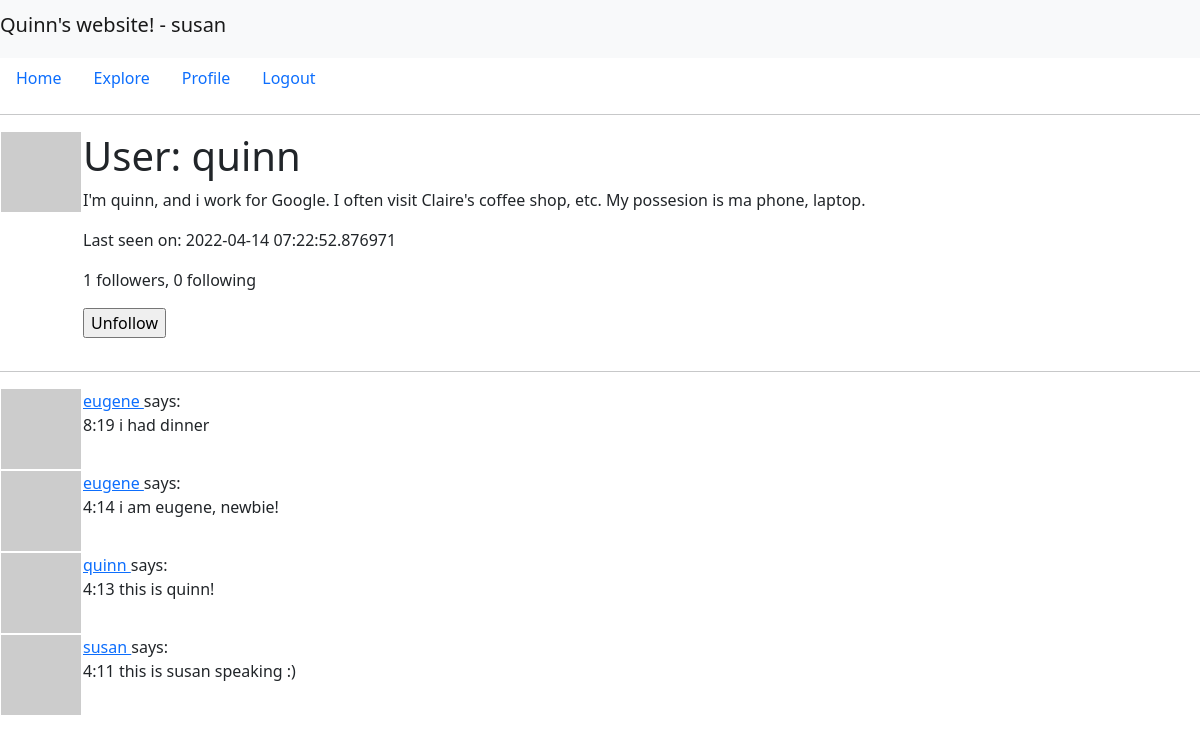
The page /user/quinn (signed in) on the database its author committed.
### app/models.py (models this page shows, shortened)
class User(UserMixin,db.Model): # tutorial 5 -usermixin
    id=db.Column(db.Integer,primary_key=True)
    username=db.Column(db.String(64),index=True,unique=True)
    email=db.Column(db.String(120),index=True,unique=True)
    password_hash=db.Column(db.String(128))
    posts=db.relationship('Post',backref='author',lazy='dynamic') # User 생성시에 posts는 입력하지 않음,걍 relationship임(line45와 비교)
    about_me=db.Column(db.String(140))
    last_seen=db.Column(db.DateTime,default=datetime.utcnow)
    followed=db.relationship(
        'User',secondary=followers,
        primaryjoin=(followers.c.follower_id==id), # 팬(follower)
        secondaryjoin=(followers.c.followed_id==id), # 연예인(followed)
        backref=db.backref('followers',lazy='dynamic'),lazy='dynamic'#
    )
    def avatar(self,size):
        digest=md5(self.email.lower().encode('utf-8')).hexdigest()
        return 'https://www.gravatar.com/avatar/{}?d=identicon&s={}'.format(digest,size)
    def is_following(self,user):
        return self.followed.filter(
            followers.c.followed_id==user.id).count()>0
    def followed_posts(self):
        followed= Post.query.join( # after join: 전체 post 테이블에 follower id가 추가됨.
            followers,(followers.c.followed_id==Post.user_id)).filter(
                followers.c.follower_id==self.id)
        own=Post.query.filter_by(user_id=self.id)
        return followed.union(own).order_by(Post.timestamp.desc()) # after filter: 이 함수를 쓸 follower user가 follow한 포스트 테이블만 추려짐

class Post(db.Model):
    id=db.Column(db.Integer,primary_key=True)
    body=db.Column(db.String(140))
    timestamp=db.Column(db.DateTime,index=True,default=datetime.utcnow)
    user_id=db.Column(db.Integer,db.ForeignKey('user.id')) # user_id는 Post를 생성할 때 필수로 입력해야 함.

### app/routes.py (the view)
@app.route('/user/<username>') # user's profile page
@login_required
def user(username):
    user=User.query.filter_by(username=username).first_or_404() # first()의 variant로, query했을 때 값이 없으면 404 error발생
    posts=current_user.followed_posts().all()
    form=EmptyForm() # 팔로우 기능만들때 추가된 코드
    return render_template('user.html',user=user,posts=posts,form=form)

### app/forms.py
class EmptyForm(FlaskForm): # follow 기능에 필요함
    submit=SubmitField('Submit')

### app/models.py (called while the page is built)
@login.user_loader # tutorial 5 - every time when logged in user navigates to new page, flask-login retrieves id of him from the session and load it into memory
def load_user(id):# bc flask-login know nothing about db, so user_loader helps the extention to load a user
    return User.query.get(int(id))

### app/routes.py (called while the page is built)
@app.before_request # this decorator is useful bc now i can insert code i want to execute before any view function
def before_request():
    if current_user.is_authenticated:
        current_user.last_seen=datetime.utcnow()
        db.session.commit()

### app/templates/user.html (shortened to what this page needs)
{% extends 'layout/base.html' %}
{% block content%}
<table>
    <tr valign="top">
        <td><img src="{{user.avatar(128)}}"></td>
        <td>
            <h1>User: {{user.username}}</h1>
            {%if user.about_me%}<p>{{user.about_me}}</p>{%endif%}
            {%if user.last_seen%}<p>Last seen on: {{user.last_seen}}</p>{%endif%}
            <p>{{user.followers.count()}} followers, {{user.followed.count()}} following</p>
            {%if user ==current_user%}
            <p><a href="{{url_for('edit_profile')}}">Wanna edit your profile?</a></p>
            {%else%}
            <p>
                <form action="{{url_for('unfollow',username=user.username)}}" method="post">
                    {{form.submit(value='Unfollow')}}
                </form>
            </p>
            {%endif%}
        </td>
    </tr>
</table>
    <hr>
    {%for post in posts%}
    {%include 'layout/_post.html'%}
    {%endfor%}
{%endblock%}

### app/templates/layout/base.html (shortened to what this page needs)
<!doctype html>
<html lang="en">
  <head>
    <link href="https://cdn.jsdelivr.net/npm/bootstrap@5.1.3/dist/css/bootstrap.min.css" rel="stylesheet">
  </head>
  <body>
    <nav class="navbar navbar-light bg-light">
      <span class="navbar-brand mb-2 h1">Quinn's website! - {{current_user.username}}</span>
    </nav>
    <ul class="nav">
      <li class="nav-item">
        <a class="nav-link" href="{{url_for('index')}}">Home</a>
      </li>
      <li class="nav-item">
        <a class="nav-link" href="{{url_for('explore')}}">Explore</a>
      </li>
      {% if current_user.is_anonymous %}
      <li class="nav-item">
        <a class="nav-link" href="{{url_for('login')}}">Login</a>
      </li>
      {%else %}
      <li class="nav-item">
        <a class="nav-link" href="{{url_for('user',username=current_user.username)}}">Profile</a>
      </li>
      <li class="nav-item">
        <a class="nav-link" href="{{url_for('logout')}}">Logout</a>
      </li>
      {%endif%}
    </ul>
    <hr>
    {%block content%}
    {%endblock%}
  </body>
</html>

### app/templates/layout/_post.html
<table>
    <tr valign="top">
        <td><img src="{{post.author.avatar(36)}}"></td>
        <td>
            <a href="{{url_for('user',username=post.author.username)}}">
                {{post.author.username}}
            </a>
            says:<br>{{post.body}}
        </td>
    </tr>
</table>

### rows shown on the page
User: username "susan"
User: username "quinn", about_me "I'm quinn, and i work for Google. I often visit Claire's coffee shop, etc. My possesion is ma phone, laptop.", last_seen "2022-04-14 07:22:52.876971"
Post: author.username "eugene", body "8:19 i had dinner"
Post: author.username "eugene", body "4:14 i am eugene, newbie!"
Post: author.username "quinn", body "4:13 this is quinn!"
Post: author.username "susan", body "4:11 this is susan speaking :)"

### other values the page prints
{{ user.followers.count() }} "1"
{{ user.followed.count() }} "0"
